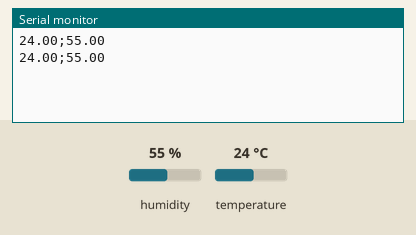
Simulated run of this sketch. Board: Arduino Uno, built with avr-gcc and run on an emulated ATmega328P. On the bench: the last lines printed to the serial monitor. Inputs (shaded band) come from the test bench; at power-on: humidity 55 %, temperature 24 °C.

Above: at 2.8 s.
2.9 s: humidity set to 22 %
At 5.2 s:
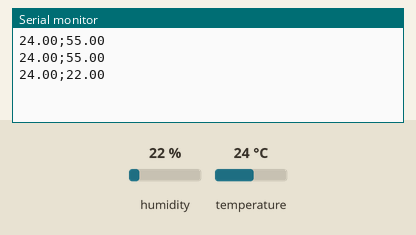
5.6 s: temperature set to 12 °C
At 6.4 s:
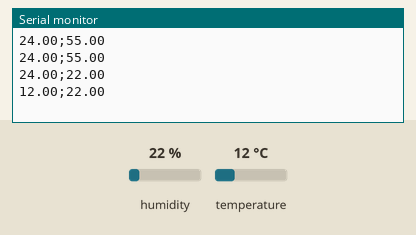
8.3 s: humidity set to 40 %
At 11.2 s:
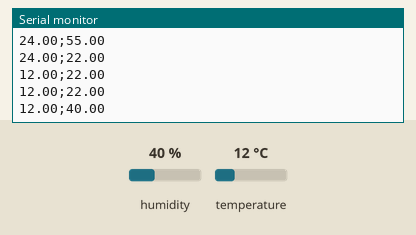
Timing chart, 0 to 12.7 s (numbered marks = the images above; inputs shaded):
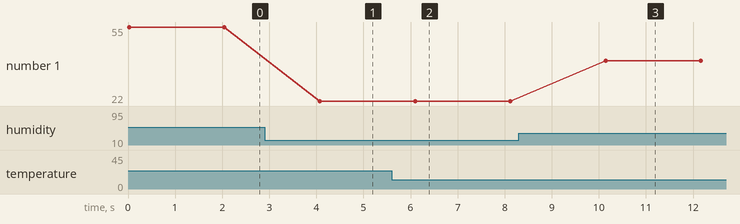

Measured:
- after the input at 2.9 s, the serial monitor: prints a new line after 1.2 s (image 1)
- after the input at 5.6 s, the serial monitor: prints a new line after 0.50 s (image 2)
- after the input at 8.3 s, the serial monitor: prints a new line after 1.8 s (image 3)
- plotted number 1: 55 → 22 after the input at 2.9 s, 22 → 40 after the input at 8.3 s

The sketch:

codigo_dht11-LOCAL.ino
```cpp
#include "DHT.h"
#define dht_type DHT11
int dht_pin = A1;
DHT dht_1 = DHT(dht_pin, dht_type);

void setup()
{
    Serial.begin(9600);
    dht_1.begin();
}

void loop()
{
    float temperatura = dht_1.readTemperature();
    float umidade = dht_1.readHumidity();

    if (isnan(temperatura) or isnan(umidade))
    {
      Serial.println("Erro ao ler o DHT");
    }
    else
    {
      Serial.print(temperatura);
      Serial.print(';');
      Serial.println(umidade);
    }
  delay(2000);
}
```
